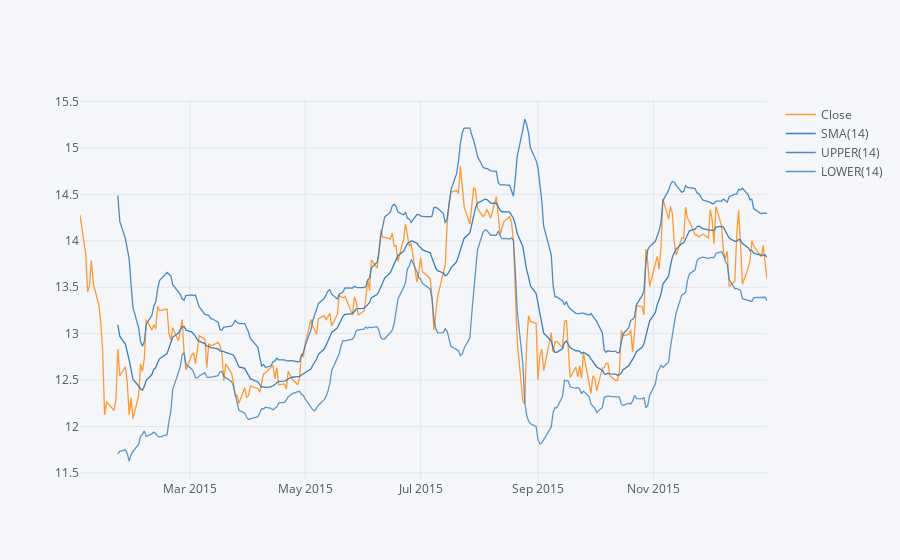

The code cell stored with this chart in its notebook:
### Markdown cell above
**Use .ta_plot(study='boll') to create a Bollinger Band Plot for Bank of America for the year 2015.**

### Code cell
BAC['Close'].loc['2015-01-01':'2016-01-01'].ta_plot(study='boll')

### Figure 1 — Plotly figure (JSON) as saved in the notebook; plotly's stock layout.template omitted (floating-point values rounded to 4 significant figures; data arrays with more than 128 entries replaced by an {"elided": "..."} marker saying what was removed)
{"data": [{"line": {"color": "rgba(255, 153, 51, 1.0)", "dash": "solid", "shape": "linear", "width": 1.3}, "mode": "lines", "name": "Close", "text": "", "type": "scatter", "x": {"elided": "252 str values"}, "y": {"elided": "252 float values"}}, {"line": {"color": "rgba(55, 128, 191, 1.0)", "dash": "solid", "shape": "linear", "width": 1.3}, "mode": "lines", "name": "SMA(14)", "text": "", "type": "scatter", "x": {"elided": "252 str values"}, "y": {"elided": "252 mixed values"}}, {"line": {"color": "rgba(55, 128, 191, 0.8999999999999999)", "dash": "solid", "shape": "linear", "width": 1.3}, "mode": "lines", "name": "UPPER(14)", "text": "", "type": "scatter", "x": {"elided": "252 str values"}, "y": {"elided": "252 mixed values"}}, {"line": {"color": "rgba(55, 128, 191, 0.7999999999999998)", "dash": "solid", "shape": "linear", "width": 1.3}, "mode": "lines", "name": "LOWER(14)", "text": "", "type": "scatter", "x": {"elided": "252 str values"}, "y": {"elided": "252 mixed values"}}], "layout": {"legend": {"bgcolor": "#F5F6F9", "font": {"color": "#4D5663"}}, "paper_bgcolor": "#F5F6F9", "plot_bgcolor": "#F5F6F9", "title": {"font": {"color": "#4D5663"}}, "xaxis": {"gridcolor": "#E1E5ED", "showgrid": true, "tickfont": {"color": "#4D5663"}, "title": {"font": {"color": "#4D5663"}, "text": ""}, "zerolinecolor": "#E1E5ED"}, "yaxis": {"gridcolor": "#E1E5ED", "showgrid": true, "tickfont": {"color": "#4D5663"}, "title": {"font": {"color": "#4D5663"}, "text": ""}, "zerolinecolor": "#E1E5ED"}}}
